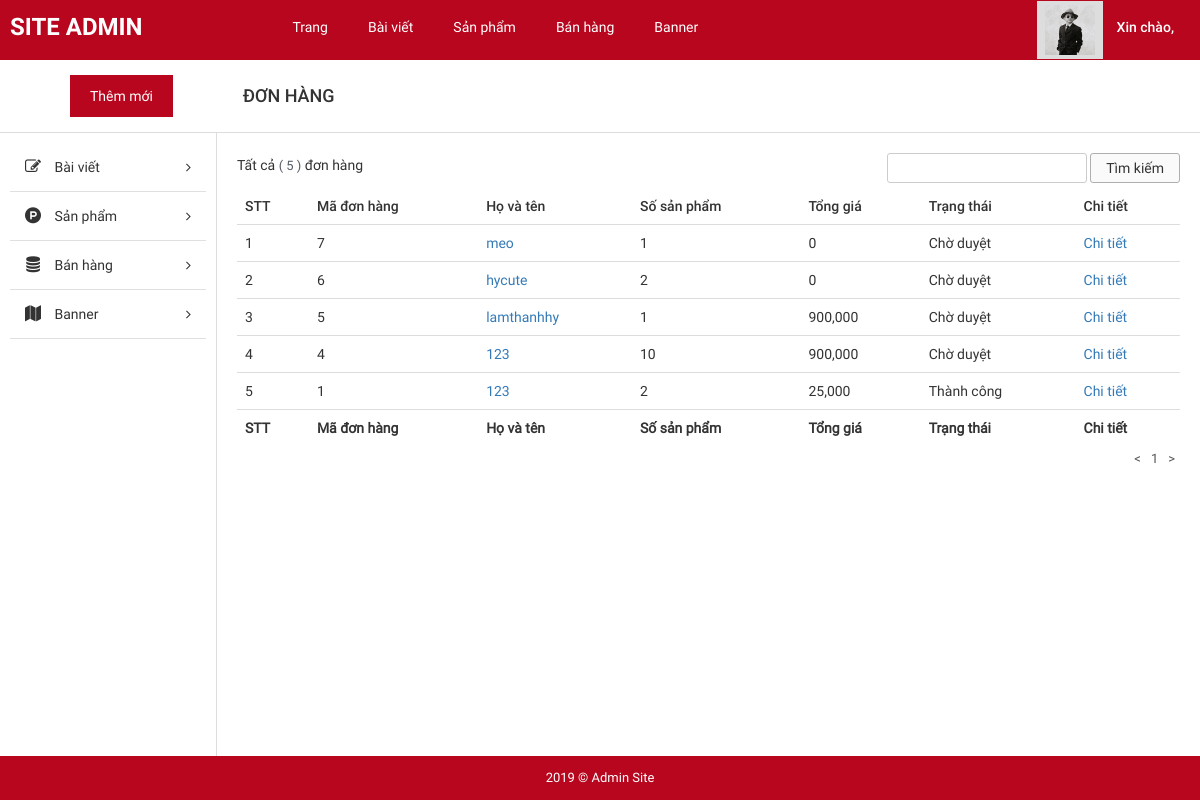
Page /admin/?page=list_order (signed in) on the committed database.
### tables this page shows
CREATE TABLE `tbl_oder` (
  `id` int(11) UNSIGNED NOT NULL,
  `diachi` varchar(200) NOT NULL,
  `tongtien` float NOT NULL,
  `tenkhachhang` varchar(50) NOT NULL,
  `email` varchar(20) NOT NULL,
  `phone` varchar(10) NOT NULL,
  `note` varchar(500) DEFAULT NULL,
  `hinhthuc` varchar(100) NOT NULL,
  `tinhtrang` varchar(100) DEFAULT NULL
);

### admin/pages/list_order.php (the view, shortened to what this page needs)
<div id="main-content-wp" class="list-product-page">
    <div class="section" id="title-page">
        <div class="clearfix">
            <a href="?page=add_product" title="" id="add-new" class="fl-left">Thêm mới</a>
            <h3 id="index" class="fl-left">Đơn hàng</h3>
        </div>
    </div>
    <div class="wrap clearfix">
        <?php require 'inc/sidebar.php'; ?>
        <div id="content" class="fl-right">
            <div class="section" id="detail-page">
                <div class="section-detail">
                    <div class="filter-wp clearfix">
                        <ul class="post-status fl-left">
                            <li class="all">Tất cả <span class="count">(
                                <?php echo mysqli_num_rows(mysqli_query($conn, "select * from tbl_oder")); ?>
                            )</span> đơn hàng
                        </ul>
                        <form method="POST" action="" class="form-s fl-right">
                            <input type="text" name="s" id="s">
                            <input type="submit" name="sm_s" value="Tìm kiếm">
                        </form>
                    </div>
                    <?php
            if(isset($_GET['trang'])){
                $get_trang = $_GET['trang'];
            }
            else{
                $get_trang = '';
            }
            if ($get_trang == '' || $get_trang == 1){
                $trang = 0;
            }
            else
            {
                $trang = ($get_trang*8)-8;
            }
            ?>
                    <div class="table-responsive">
                        <table class="table list-table-wp">
                            <thead>
                                <tr>
                                    <td><span class="thead-text">STT</span></td>
                                    <td><span class="thead-text">Mã đơn hàng</span></td>
                                    <td><span class="thead-text">Họ và tên</span></td>
                                    <td><span class="thead-text">Số sản phẩm</span></td>
                                    <td><span class="thead-text">Tổng giá</span></td>
                                    <td><span class="thead-text">Trạng thái</span></td>
                                    <td><span class="thead-text">Chi tiết</span></td>
                                </tr>
                            </thead>
                            <tbody>
                                <?php
                                include("../config/dbconfig.php");
                                if (isset($_POST['s'])) {
                                    if ($_POST['s'] != '') {
                                        $s = $_POST['s'];
                                        $sql = "select * from tbl_oder where id LIKE '%$s%' or tenkhachhang LIKE '%$s%' order by id desc limit $trang,8";
                                    }else {
                                        $sql = "select * from tbl_oder order by id desc limit $trang,8";
                                    }
                                }else{
                                    $sql = "select * from tbl_oder order by id desc limit $trang,8";
                                    }
                                $run = mysqli_query($conn, $sql);
                                $i = 0;
                                while ($row = mysqli_fetch_array($run)) {
                                  $i++;
                                ?>
                                <tr>
                                    <td><span class="tbody-text"><?php echo $i; ?></span>
                                    <td><span class="tbody-text"><?php echo $row["id"];?></span>
                                    <td>
                                        <div class="tb-title fl-left">
                                            <a href="?page=detail_order&id=<?php echo $row["id"];?>" title=""><?php echo $row["tenkhachhang"];?></a>
                                        </div>
                                    </td>
                                    <td><span class="tbody-text"><?php
                                            $maOder = $row['id'];
                                            $sql2 = "select * from tbl_oder_detail where maOder = ".$maOder;;
                                            $run2 = mysqli_query($conn, $sql2);
                                            $tongsl=0;
                                            while ($row2 = mysqli_fetch_array($run2)) {
                                              $tongsl += $row2['soluong'];
                                          }
                                              echo $tongsl;
                                    ?></span></td>
                                    <td><span class="tbody-text"><?php echo number_format($row["tongtien"]);?></span></td>
                                    <td><span class="tbody-text"><?php echo $row['tinhtrang']; ?></span></td>
                                    <td><a href="?page=detail_order&id=<?php echo $row['id']; ?>" title="" class="tbody-text">Chi tiết</a></td>
                                </tr>
                            <?php } ?>
                            </tbody>
                            <tfoot style="font-weight: bold">
                                <tr>
                                    <td><span class="thead-text">STT</span></td>
                                    <td><span class="thead-text">Mã đơn hàng</span></td>
                                    <td><span class="thead-text">Họ và tên</span></td>
                                    <td><span class="thead-text">Số sản phẩm</span></td>
                                    <td><span class="thead-text">Tổng giá</span></td>
                                    <td><span class="thead-text">Trạng thái</span></td>
                                    <td><span class="thead-text">Chi tiết</span></td>
                                </tr>
                            </tfoot>
                        </table>
                    </div>
                </div>
            </div>
            <div class="section" id="paging-wp">
                <div class="section-detail clearfix">
                    <ul id="list-paging" class="fl-right">
                        <li>
                            <a href="" title=""><</a>
                        </li>
                        <?php
                            $sql_trang = "select * from tbl_oder";
                            $run_trang = mysqli_query($conn,$sql_trang);
                            $sosanpham = mysqli_num_rows($run_trang);
                            $sotrang = ceil($sosanpham/8);
                            for($b=1;$b<=$sotrang;$b++){
                                echo '<li><a href="?page=list_oder&trang='.$b.'" style="text-decoration:none">'.' '.$b.' '.'</a></li>';
                            }
                            ?>
                        <li>
                            <a href="" title="">></a>
                        </li>
                    </ul>
                </div>
            </div>
        </div>
    </div>
</div>

### admin/public/css/import/global.css (style rules this page uses)
body { font-family: "Roboto Regular"; font-size: 14px; line-height: 24px; color: #333; }
.fl-left { float: left; }
.fl-right { float: right; }
ul li { list-style: none!important; }
a { text-decoration: none!important; }

### admin/public/css/import/list_post.css (style rules this page uses)
#content { width: 82%; border-left: 1px solid #ddd; padding: 20px; }
#title-page { border-bottom: 1px solid #ddd; }
#add-new { display: inline-block; color: #fff; background: #b7061e; padding: 9px 20px; margin: 15px 70px; }
#index { font-family: 'Roboto Medium'; font-weight: normal; text-transform: uppercase; font-size: 18px; padding: 24px 0px; }
.list-table-wp thead tr td { font-family: 'Roboto Medium'; font-weight: normal; }
.tb-title { width: 75%; display: -webkit-box; -webkit-line-clamp: 1; -moz-line-clamp: 1; -o-line-clamp: 1; -webkit-box-orient: vertical; -moz-box-orient: vertical; -o-box-orient: vertical; max-height: 100%; overflow: hidden; }
#list-paging li { float: left; }
#list-paging li a { display: inline-block; color: #555; font-size: 13px; padding: 0px 5px; }
.filter-wp { margin-bottom: 5px; }
.post-status li { float: left; font-size: 14px; margin-right: 5px; }
.post-status li .count { color: #555d66; font-size: 13px; display: inline-block; }
.form-s input[type="text"], .form-actions select { border-radius: 3px; border: 1px solid #ccc; padding: 2px 10px; }
.form-s input[type="submit"], .form-actions input[type="submit"] { border-radius: 3px; border: 1px solid #afafaf; padding: 2px 15px; background: #fafafa; }

### admin/public/css/import/detail_order.css (style rules this page uses)
.table { margin-bottom: 0!important; }

### rows in the picture
tbl_oder: id "7", tenkhachhang "meo", tongsl "1", tongtien "0", tinhtrang "Chờ duyệt"
tbl_oder: id "6", tenkhachhang "hycute", tongsl "2", tongtien "0", tinhtrang "Chờ duyệt"
tbl_oder: id "5", tenkhachhang "lamthanhhy", tongsl "1", tongtien "900,000", tinhtrang "Chờ duyệt"
tbl_oder: id "4", tenkhachhang "123", tongsl "10", tongtien "900,000", tinhtrang "Chờ duyệt"
tbl_oder: id "1", tenkhachhang "123", tongsl "2", tongtien "25,000", tinhtrang "Thành công"

### other values in the picture
mysqli_num_rows(mysqli_query($conn, "select * from tbl_oder")) "5"
